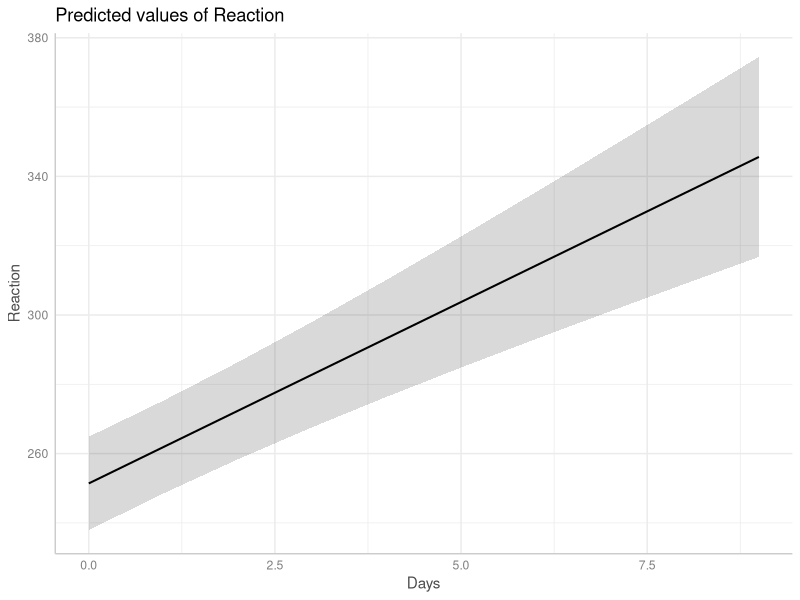
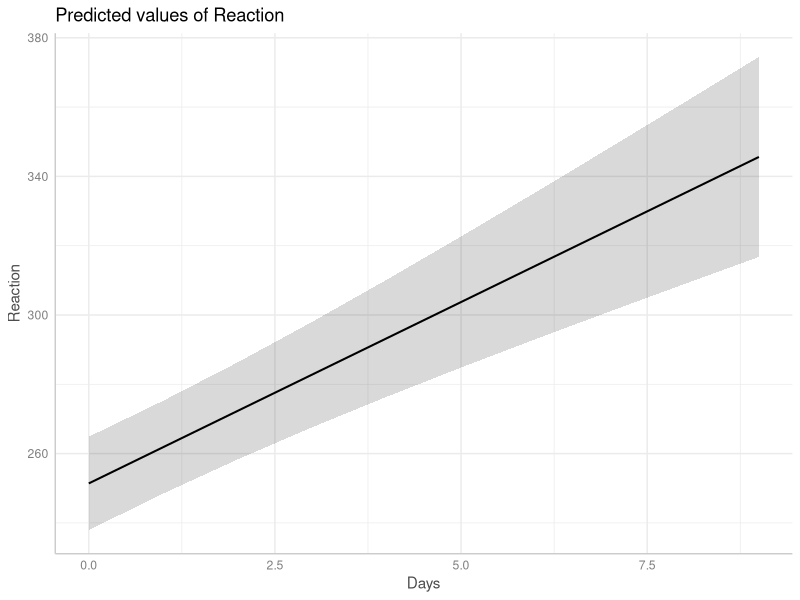

Write the R code that produced these figures, in order. (Note: this script raises an error after producing the figures.)
## ---- chunk 1
knitr::opts_chunk$set(collapse = TRUE, comment = "#>", dev = "png", fig.width = 7, fig.height = 4, message = FALSE, warning = FALSE)
options(width = 800)
dev_version <- length(strsplit(packageDescription("ggeffects")$Version, ".", fixed = TRUE)[[1]]) > 3
if (!requireNamespace("ggplot2", quietly = TRUE) ||
    !requireNamespace("lme4", quietly = TRUE) ||
    !requireNamespace("glmmTMB", quietly = TRUE) ||
    !requireNamespace("sjlabelled", quietly = TRUE)) {
  knitr::opts_chunk$set(eval = FALSE)
}
## ---- chunk 2
library(ggeffects)
library(lme4)
data(sleepstudy)
m <- lmer(Reaction ~ Days + (1 + Days | Subject), data = sleepstudy)

pr <- ggpredict(m, "Days")
pr
plot(pr)
## ---- chunk 3
pr <- ggpredict(m, "Days", type = "random")
pr
plot(pr)
## ---- chunk 4
ggpredict(m, "Days", type = "random", condition = c(Subject = 330))
## ---- chunk 5
ggpredict(m, "Days", type = "sim")
## ---- chunk 6
library(glmmTMB)
data(Salamanders)
m <- glmmTMB(
  count ~ spp + mined + (1 | site), 
  ziformula = ~ spp + mined, 
  family = truncated_poisson, 
  data = Salamanders
)
## ---- chunk 7
ggpredict(m, "spp")

ggpredict(m, "spp", type = "random")
## ---- chunk 8
ggpredict(m, "spp", type = "zero_inflated")
## ---- chunk 9
ggpredict(m, "spp", type = "zi_random")
## ---- chunk 10
ggpredict(m, "spp", type = "simulate")
## ---- chunk 11
library(sjlabelled)
data(efc)
efc$e15relat <- as_label(efc$e15relat)
m <- lmer(neg_c_7 ~ c12hour + c160age + c161sex + (1 | e15relat), data = efc)
me <- ggpredict(m, terms = "c12hour")
plot(me)
## ---- chunk 12
me <- ggpredict(m, terms = "c12hour", type = "random")
plot(me)
## ---- chunk 13
me <- ggpredict(m, terms = c("c12hour", "e15relat"), type = "random")
plot(me, ci = FALSE)
## ---- chunk 14
me <- ggpredict(m, terms = c("c12hour", "e15relat [child,sibling]"), type = "random")
plot(me, ci = FALSE)
## ---- chunk 15
plot(me)
## ---- chunk 16
me <- ggpredict(
  m,
  terms = c("c12hour", "c161sex", "c160age", "e15relat [child,sibling]"), 
  type = "random"
)
plot(me)
## ---- chunk 17
set.seed(123)
m <- lmer(Reaction ~ Days + (1 + Days | Subject), data = sleepstudy)
me <- ggpredict(m, terms = c("Days", "Subject [sample=7]"), type = "random")
plot(me)
## ---- chunk 18
plot(me, add.data = TRUE, ci = FALSE)
## ---- chunk 19
me <- ggpredict(
  m,
  terms = c("Days", "Subject [sample=7]"),
  type = "random",
  interval = "confidence"
)
plot(me)
